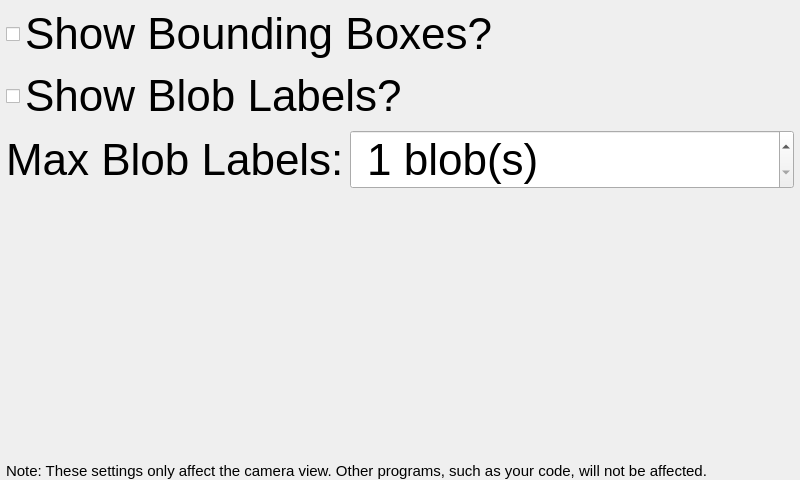
<?xml version="1.0" encoding="UTF-8"?>
<ui version="4.0">
 <class>CameraSettingsWidget</class>
 <widget class="QWidget" name="CameraSettingsWidget">
  <property name="geometry">
   <rect>
    <x>0</x>
    <y>0</y>
    <width>800</width>
    <height>480</height>
   </rect>
  </property>
  <property name="windowTitle">
   <string>Camera Settings</string>
  </property>
  <layout class="QVBoxLayout" name="verticalLayout">
   <property name="leftMargin">
    <number>6</number>
   </property>
   <property name="topMargin">
    <number>6</number>
   </property>
   <property name="rightMargin">
    <number>6</number>
   </property>
   <property name="bottomMargin">
    <number>0</number>
   </property>
   <item>
    <layout class="QHBoxLayout" name="horizontalLayout_2" stretch="1">
     <item>
      <widget class="QCheckBox" name="boundingBox">
       <property name="minimumSize">
        <size>
         <width>0</width>
         <height>0</height>
        </size>
       </property>
       <property name="font">
        <font>
         <pointsize>33</pointsize>
        </font>
       </property>
       <property name="text">
        <string>Show Bounding Boxes?</string>
       </property>
       <property name="iconSize">
        <size>
         <width>16</width>
         <height>16</height>
        </size>
       </property>
      </widget>
     </item>
    </layout>
   </item>
   <item>
    <layout class="QVBoxLayout" name="verticalLayout_2"/>
   </item>
   <item>
    <widget class="QCheckBox" name="blobLabels">
     <property name="sizePolicy">
      <sizepolicy hsizetype="Minimum" vsizetype="Fixed">
       <horstretch>0</horstretch>
       <verstretch>0</verstretch>
      </sizepolicy>
     </property>
     <property name="font">
      <font>
       <pointsize>33</pointsize>
      </font>
     </property>
     <property name="text">
      <string>Show Blob Labels?</string>
     </property>
     <property name="iconSize">
      <size>
       <width>18</width>
       <height>18</height>
      </size>
     </property>
    </widget>
   </item>
   <item>
    <layout class="QHBoxLayout" name="horizontalLayout" stretch="0,1">
     <item>
      <widget class="QLabel" name="label">
       <property name="font">
        <font>
         <pointsize>33</pointsize>
        </font>
       </property>
       <property name="text">
        <string>Max Blob Labels:</string>
       </property>
      </widget>
     </item>
     <item>
      <widget class="QSpinBox" name="numLabels">
       <property name="font">
        <font>
         <pointsize>33</pointsize>
        </font>
       </property>
       <property name="suffix">
        <string> blob(s)</string>
       </property>
       <property name="prefix">
        <string> </string>
       </property>
       <property name="minimum">
        <number>1</number>
       </property>
       <property name="maximum">
        <number>10</number>
       </property>
      </widget>
     </item>
    </layout>
   </item>
   <item>
    <spacer name="verticalSpacer">
     <property name="orientation">
      <enum>Qt::Vertical</enum>
     </property>
     <property name="sizeHint" stdset="0">
      <size>
       <width>20</width>
       <height>40</height>
      </size>
     </property>
    </spacer>
   </item>
   <item>
    <widget class="QLabel" name="label_3">
     <property name="font">
      <font>
       <pointsize>11</pointsize>
      </font>
     </property>
     <property name="text">
      <string>Note: These settings only affect the camera view. Other programs, such as your code, will not be affected.</string>
     </property>
     <property name="wordWrap">
      <bool>true</bool>
     </property>
    </widget>
   </item>
  </layout>
 </widget>
 <resources/>
 <connections/>
</ui>
